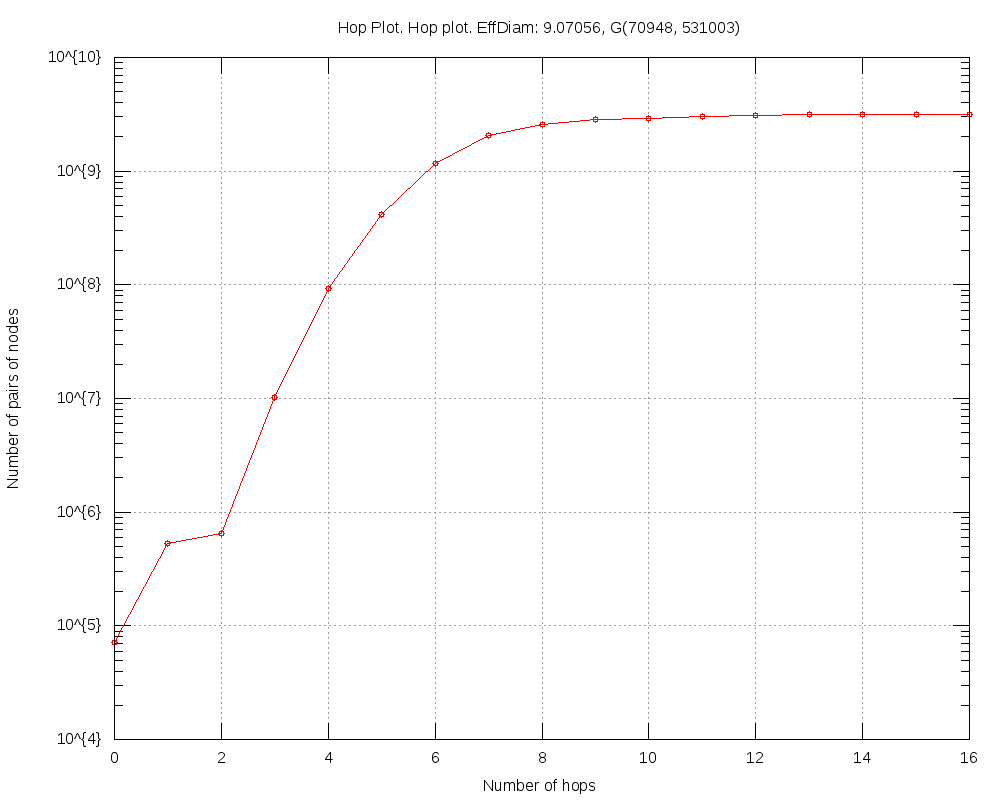

gnuplot code for this plot:
#
# Hop Plot. Hop plot. EffDiam: 9.07056, G(70948, 531003) (Sun Apr 27 20:18:05 2014)
#

set title "Hop Plot. Hop plot. EffDiam: 9.07056, G(70948, 531003)"
set key bottom right
set logscale y 10
set format y "10^{%L}"
set mytics 10
set grid
set xlabel "Number of hops"
set ylabel "Number of pairs of nodes"
set tics scale 2
set terminal png size 1000,800
set output 'hop.TwitterRand2.25.png'
plot 	"hop.TwitterRand2.25.tab" using 1:2 title "" with linespoints pt 6
